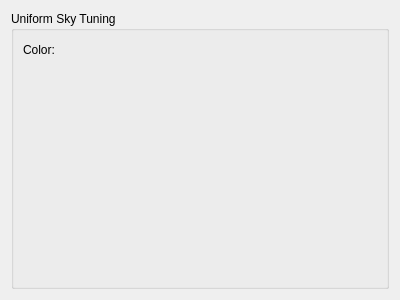
<?xml version="1.0" encoding="UTF-8"?>
<ui version="4.0">
 <class>UniformSkyTuner</class>
 <widget class="QWidget" name="UniformSkyTuner">
  <property name="geometry">
   <rect>
    <x>0</x>
    <y>0</y>
    <width>400</width>
    <height>300</height>
   </rect>
  </property>
  <property name="windowTitle">
   <string>Form</string>
  </property>
  <layout class="QVBoxLayout" name="verticalLayout">
   <item>
    <widget class="QGroupBox" name="groupBox">
     <property name="title">
      <string>Uniform Sky Tuning</string>
     </property>
     <layout class="QVBoxLayout" name="verticalLayout_2">
      <item>
       <layout class="QHBoxLayout" name="horizontalLayout">
        <item>
         <widget class="QLabel" name="label">
          <property name="text">
           <string>Color:</string>
          </property>
         </widget>
        </item>
        <item>
         <widget class="ColorTuner" name="tuner_color" native="true">
          <property name="sizePolicy">
           <sizepolicy hsizetype="Fixed" vsizetype="Fixed">
            <horstretch>0</horstretch>
            <verstretch>0</verstretch>
           </sizepolicy>
          </property>
          <property name="minimumSize">
           <size>
            <width>50</width>
            <height>0</height>
           </size>
          </property>
          <property name="maximumSize">
           <size>
            <width>50</width>
            <height>25</height>
           </size>
          </property>
         </widget>
        </item>
        <item>
         <spacer name="horizontalSpacer">
          <property name="orientation">
           <enum>Qt::Horizontal</enum>
          </property>
          <property name="sizeHint" stdset="0">
           <size>
            <width>40</width>
            <height>20</height>
           </size>
          </property>
         </spacer>
        </item>
       </layout>
      </item>
      <item>
       <spacer name="verticalSpacer">
        <property name="orientation">
         <enum>Qt::Vertical</enum>
        </property>
        <property name="sizeHint" stdset="0">
         <size>
          <width>20</width>
          <height>216</height>
         </size>
        </property>
       </spacer>
      </item>
     </layout>
    </widget>
   </item>
  </layout>
 </widget>
 <customwidgets>
  <customwidget>
   <class>ColorTuner</class>
   <extends>QWidget</extends>
   <header>colortuner.h</header>
   <container>1</container>
  </customwidget>
 </customwidgets>
 <resources/>
 <connections/>
</ui>
